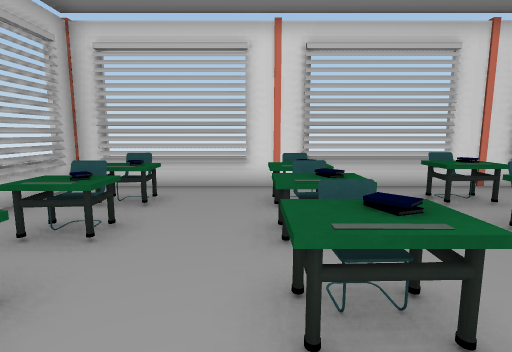
[1] (above)

21 first-person views from a walk through a scene from a Unity 3-D project. The camera is 1.4 m above the floor, tilts 8° down and sees 80° across. The floor is counted in squares, 1 m on a side. Each view is taken from the middle of a square. On the plan, view 1 faces up. The plan holds only what a view shows up to about 14 squares ahead; the rest is blank. The place goes on beyond the plan. The player is left out. Door leaves are left out, so doorways stand open. Some surface patterns are stand-ins.

[2]
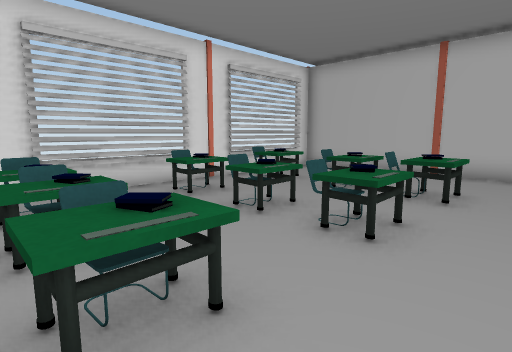

[3]
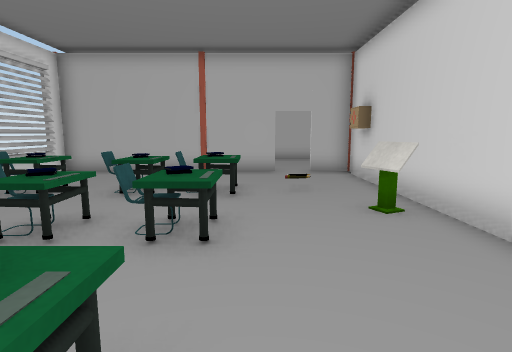

[4]
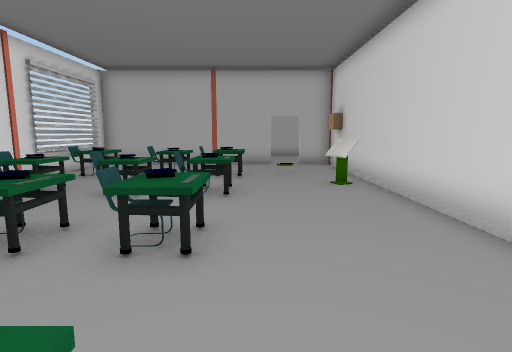

[5]
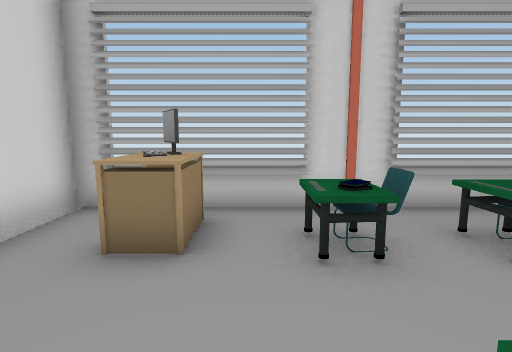

[6]
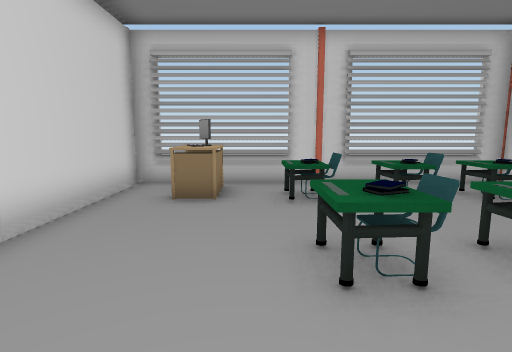

[7]
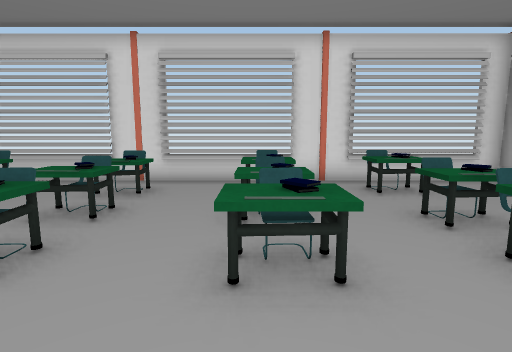

[8]
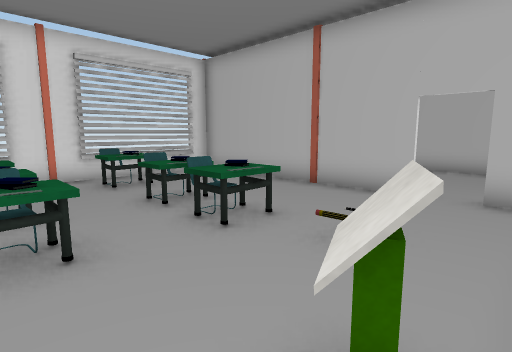

[9]
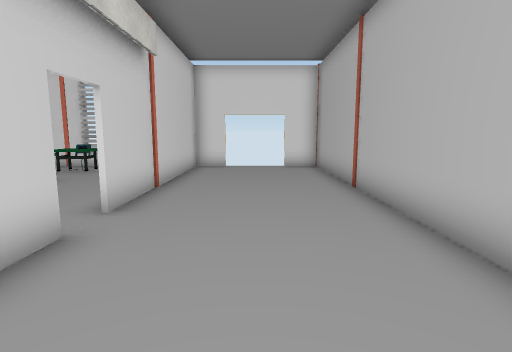

[10]
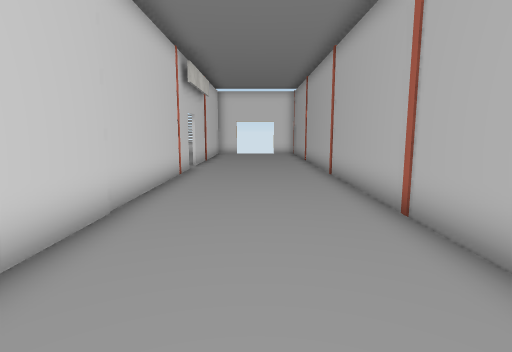

[11]
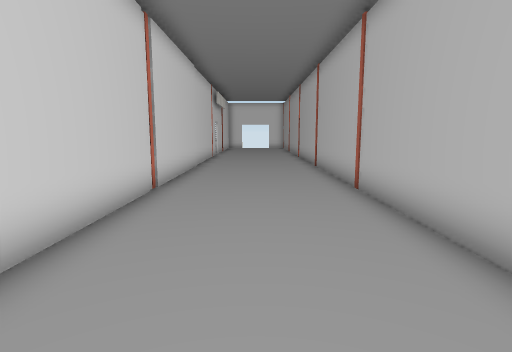

[12]
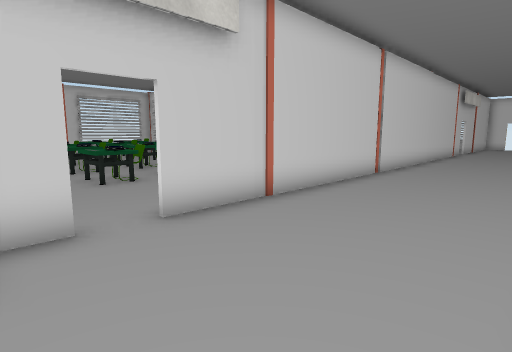

[13]
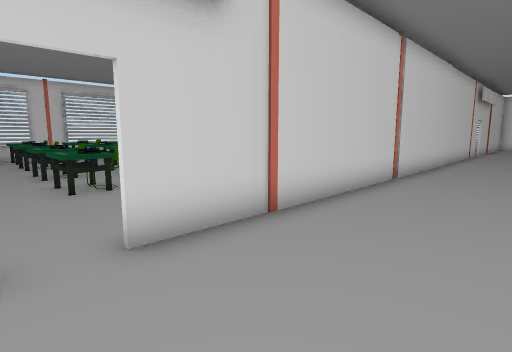

[14]
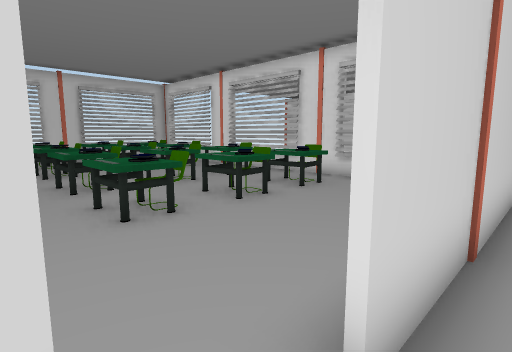

[15]
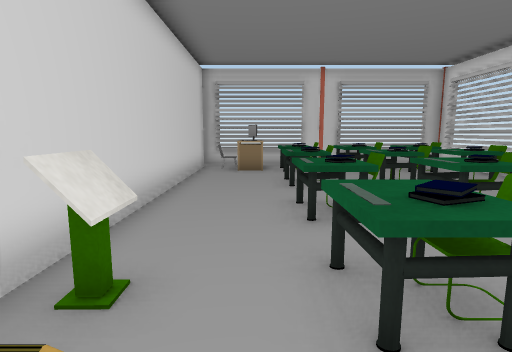

[16]
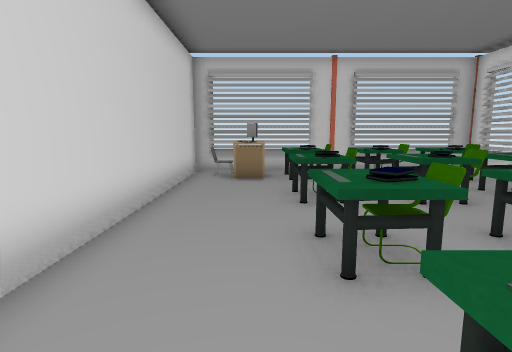

[17]
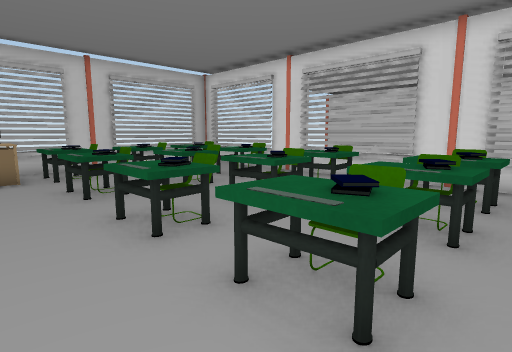

[18]
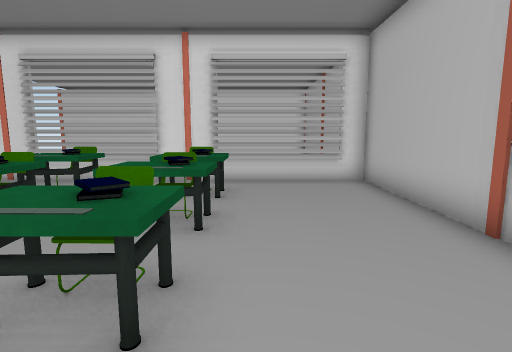

[19]
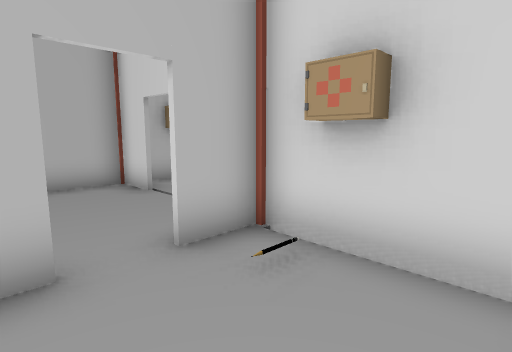

[20]
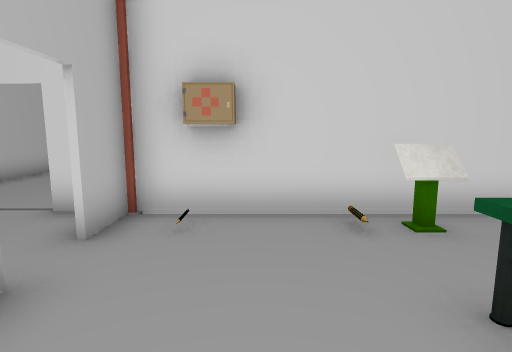

[21]
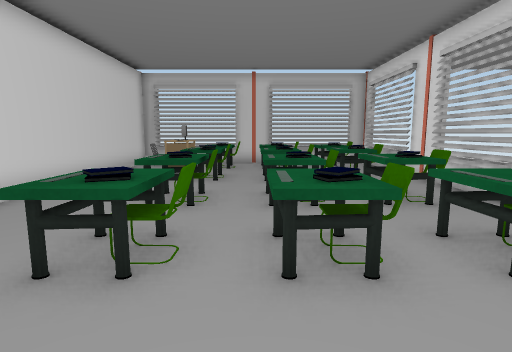

### Floor plan
Points are (right, up) in squares from view 1. A wall is a line through its corners. A room is listed if a view was taken in it or the views show most of it. See-through windows are left out.
Room 1 (views 1, 2, 3, 4, 5, 6, 7, 8)
walls: (1, -2.5) (11.3, -2.5) (11.3, -1); (-4.7, -1.1) (-4.7, -2.5) (0, -2.5); (11.3, 0.2) (11.3, 8.1); (11.1, 8.1) (-4.7, 8.1) (-4.7, -0.1)
ways out: open door at (11, -0.5) to room 2
objects: computer (-4, 0) to (-3, 0); other object (-3, -1); other object (-3, 2) to (-2, 2); chair (-3, 3); other object (-3, 4) to (-2, 4); chair (-3, 5); other object (-3, 6) to (-2, 6); chair (-3, 7); other object (0, 2) to (1, 2); other object (0, 4) to (1, 4); chair (1, 3); chair (1, 5); other object (1, 6); chair (1, 7); other object (4, 2) to (5, 2); chair (4, 3); other object (4, 4) to (5, 4); chair (4, 5); other object (4, 6) to (5, 6); chair (4, 7); other object (6, -1); other object (7, 2) to (8, 2); chair (7, 3); chair (7, 4); other object (7, 6) to (8, 7); chair (7, 7); other object (8, 4); other object (10, -2)
Room 2 (views 9, 10, 11, 12, 13, 14)
walls: (11.4, -1) (11.4, -21.6); (16.6, -18.1) (16.6, 8.1) (15.2, 8.1); (11.4, -22.9) (11.4, -23.8); (15.1, -24.3) (16.6, -24.3) (16.6, -22.5); (10.4, -24.3) (12.8, -24.3); (12.8, 8.1) (11.1, 8.1); (11.4, 8.1) (11.4, 0.2)
ways out: open door at (11, -0.5) to room 1; open door at (11, -22.5) to room 3; opening at (14, -25); open door at (14, 8)
Room 3 (views 15, 16, 17, 18, 19, 20, 21)
walls: (1.5, -13.8) (-4.7, -13.8) (-4.7, -14.6); (-4.7, -22.8) (-4.7, -24.3) (9.2, -24.3); (-4.7, -17.2) (-4.7, -20); (11.3, -19.2) (11.3, -13.8) (1.6, -13.8); (11.3, -21.6) (11.3, -21.1); (11.3, -24.4) (11.3, -22.9)
low walls: (-4.7, -20.1) (-4.7, -21.8)
ways out: open door at (11, -22.5) to room 2
objects: other object (-4, -22) to (-3, -22); other object (-3, -23); other object (-3, -21) to (-2, -20); other object (-3, -20); other object (-3, -19) to (-2, -18); other object (-3, -17); other object (-3, -16) to (-2, -16); other object (-3, -15); other object (0, -21) to (1, -20); chair (0, -20); other object (0, -19) to (1, -18); chair (0, -17); other object (0, -16) to (1, -16); other object (0, -15); other object (3, -21) to (4, -21); chair (3, -20) to (4, -20); other object (3, -19) to (4, -18); other object (3, -16) to (4, -16); chair (3, -15); chair (4, -17); other object (6, -23) to (7, -23); other object (6, -21) to (7, -20); other object (6, -19) to (7, -18); other object (6, -16) to (7, -15); chair (7, -20); chair (7, -17); chair (7, -15); other object (10, -24)

Where each view was taken, in squares from view 1:
view 1: 0 up, 0 right, facing up
view 2: 0 up, 0 right, facing up-right
view 3: 1 up, 0 right, facing right
view 4: 1 up, 3 left, facing right
view 5: 1 up, 1 right, facing left
view 6: 1 up, 4 right, facing left
view 7: 1 down, 4 right, facing up
view 8: 2 down, 4 right, facing up-right
view 9: 5 down, 14 right, facing up
view 10: 13 down, 14 right, facing up
view 11: 21 down, 14 right, facing up
view 12: 24 down, 16 right, facing up-left
view 13: 23 down, 15 right, facing up-left
view 14: 23 down, 12 right, facing up-left
view 15: 22 down, 9 right, facing left
view 16: 22 down, 7 right, facing left
view 17: 23 down, 8 right, facing up-left
view 18: 23 down, 8 right, facing up
view 19: 21 down, 8 right, facing down-right
view 20: 19 down, 9 right, facing down
view 21: 19 down, 10 right, facing left
